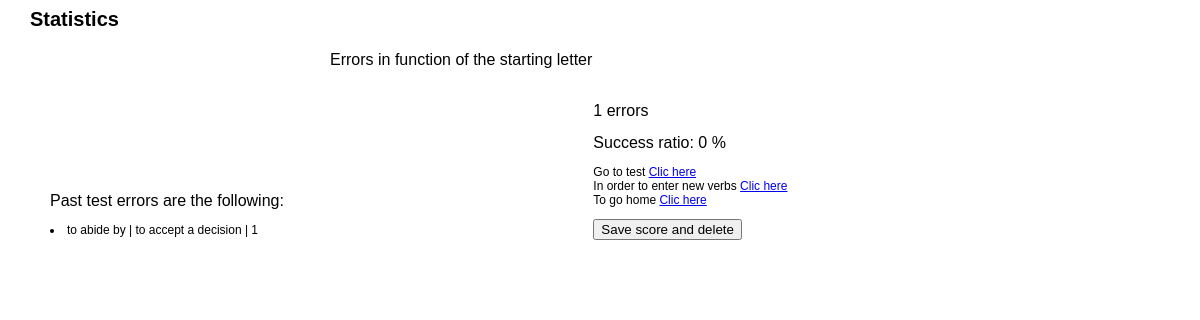
/blog/statistics/, run on an earlier commit of the app's database.
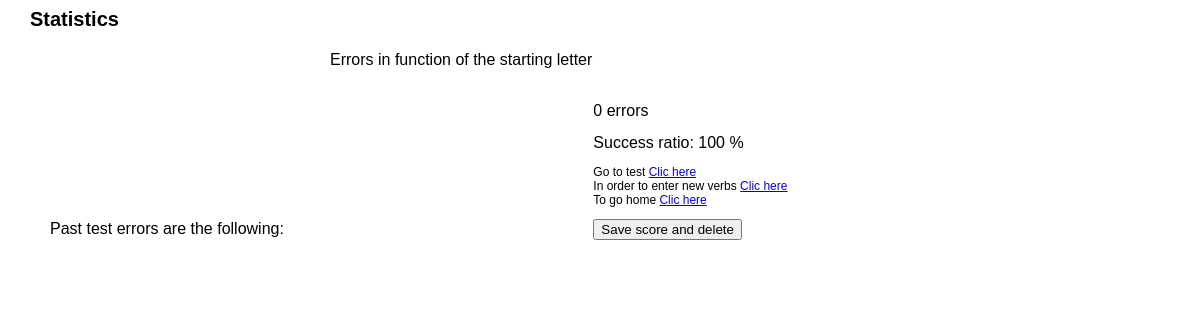
And on a later commit of the database.
### blog/models.py (models this page shows)
class Error(models.Model):
    id = models.AutoField(primary_key=True)
    phrasal_verb = models.CharField(max_length=100)
    meaning = models.CharField(max_length=100)
    example = models.CharField(max_length=100)
    attempts = models.IntegerField(default=0)

### blog/views.py (the view, shortened to what this page needs)
# urls.py: path('statistics/', views.statistics, name='statistics')
def statistics(request):
    L=[]
    l=[]
    cursor=connection.cursor()
    button = Button(request.POST or None)
    errors={'a':0,'b':0,'c':0,'d':0,'e':0,'f':0,'g':0,'h':0,'i':0,'j':0,'k':0,'l':0,'m':0,'n':0,'o':0,'p':0,'q':0,'r':0,'s':0,'t':0,'u':0,'v':0,'w':0,'x':0,'y':0,'z':0}
    total_verbs = Verb.objects.filter(attempts=1).count()
    failed_attempts=0
    success_ratio=0
    start_with=''
    for p in Error.objects.raw('SELECT id FROM blog_error ORDER BY attempts DESC'):
        L.append((p.phrasal_verb,p.meaning,p.attempts))
        start_with=p.phrasal_verb[3]
        errors[start_with]+=p.attempts
        failed_attempts = failed_attempts + p.attempts
    total_attempts=total_verbs+failed_attempts
    if total_attempts!=0:
        success_ratio=int((total_attempts-failed_attempts)/total_attempts*100)
    else :
        success_ratio=100
    for letter in errors:
        l.append((letter,errors[letter]))
    return render(request, 'blog/statistics.html', locals())

### blog/forms.py
class Button(forms.Form):
    pass

### blog/templates/blog/statistics.html (shortened to what this page needs)
{% load staticfiles %}
<link rel="stylesheet" type="text/css" href="{% static 'blog/css/style.css' %}" />
<link rel="stylesheet" type="text/js" href="{% static 'blog/js/main.js' %}" />
<body>
  <div id="title">
    <h1> Statistics </h1>
  </div>
    <div id="chart">
      <div class="title"> Errors in function of the starting letter </div>
    </div>
</body>
<div id="textarea">
  <div id="text-left" class="textarea">
    <h2>Past test errors are the following:</h2>
    <body>{% for phrasal_verb,meaning,attempts in L %}
        <li> {{ phrasal_verb }} | {{ meaning }} | {{ attempts }} </li>
    {% endfor %}<body>
  </div>
  <div id="text-right" class="textarea">
    <h2>{{failed_attempts}} errors </h2>
    <h2>Success ratio: {{ success_ratio }} %</h2>
    <body>Go to test <a href='/blog/ask_verbs/85/to accept a decision/'>Clic here</a><br>
    In order to enter new verbs <a href="{% url 'enter_verbs' %}">Clic here</a><br>
    To go home <a href='/blog/'>Clic here</a><br><body>
    <p>
    <form action= "/blog/statistics/" method="post">
      <input type="submit" value="Save score and delete" />
    </form>
  </div>
</div>

### blog/static/blog/css/style.css (style rules this page uses)
body { font: 12px Arial; margin-left: 30px; }
h1 { font: 20px Arial; font-weight: bold; text-align: left; }
h2 { font: 16px Arial; text-align: left; }
form { text-align: left; margin-left: 0px; }
.title { font-size:16px; margin-left: 300px; margin-top: 20px; }
.textarea { display: inline-block; height: 300px; width: 500px; margin: 20px; }

What changed in the data, as far as the page shows it:
removed Error: L "to abide by", L "to accept a decision"
Also different on the page:
{{ failed_attempts }}: "1" → "0"
{{ success_ratio }}: "0" → "100"
list line gone: "| | 1"
